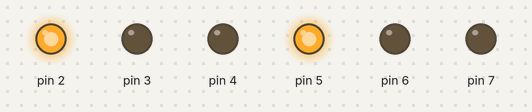
The sketch below on a simulated Arduino Uno, built with avr-gcc and run on an emulated ATmega328P. On the bench: output pins drawn as LEDs (lit = HIGH).

Above: at 8.5 s.
At 24.5 s:
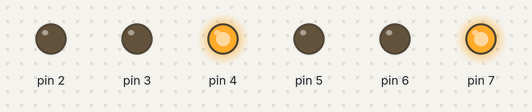
At 33.0 s:
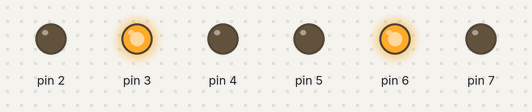
Timing chart, 0 to 44.2 s (numbered marks = the images above):
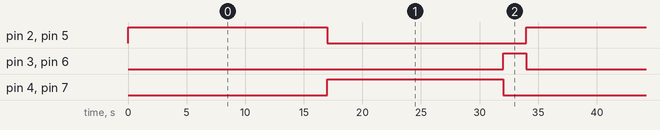

Measured:
- by itself, pin 2, pin 5: alternates HIGH for 17.0 s and LOW for 17.0 s
- by itself, pin 3, pin 6: alternates HIGH for 2.0 s and LOW for 32.0 s
- by itself, pin 4, pin 7: alternates HIGH for 15.0 s and LOW for 19.0 s

The sketch:

ex2_cruzamento_carros_peoes_struct.ino
```cpp
struct sem_carros {
  unsigned int tempo_vermelho;
  unsigned int tempo_amarelo;
  unsigned int tempo_verde;
  int led_vermelho;
  int led_amarelo;
  int led_verde;
  const int porta_vermelho;
  const int porta_amarelo;
  const int porta_verde;

  };

struct sem_peoes {
  int led_vermelho;
  int led_verde;
  const int porta_vermelho;
  const int porte_verde;
  unsigned int tempo_vermelho;
  unsigned int tempo_verde;
  };

  struct sem_carros sc1 = {
    .tempo_vermelho = 15000,
    .tempo_amarelo = 2000,
    .tempo_verde = 15000,
    .led_vermelho = LOW,
    .led_amarelo = LOW,
    .led_verde = LOW,
    .porta_vermelho = 2,
    .porta_amarelo = 3,
    .porta_verde = 4,
  };
    struct sem_carros sc2 = {
    .tempo_vermelho = 15000,
    .tempo_amarelo = 2000,
    .tempo_verde = 15000,
    .led_vermelho = LOW,
    .led_amarelo = LOW,
    .led_verde = LOW,
    .porta_vermelho = 5,
    .porta_amarelo = 6,
    .porta_verde = 7,
  };
unsigned long tempo_anterior = 0;

void setup() {
  pinMode(sc1.porta_vermelho, OUTPUT);
  pinMode(sc1.porta_amarelo, OUTPUT);
  pinMode(sc1.porta_verde, OUTPUT);
  pinMode(sc2.porta_vermelho, OUTPUT);
  pinMode(sc2.porta_amarelo, OUTPUT);
  pinMode(sc2.porta_verde, OUTPUT);

  sc1.led_vermelho = HIGH;
  sc1.led_amarelo = LOW;
  sc1.led_verde = LOW;
  sc2.led_vermelho = LOW;
  sc2.led_amarelo = LOW;
  sc2.led_verde = HIGH;
}
int estado = 0;

void loop() {
  switch (estado) {
    case 0:
    sc1.led_vermelho = HIGH;
    sc1.led_amarelo = LOW;
    sc1.led_verde = LOW;
    sc2.led_vermelho = LOW;
    sc2.led_amarelo = LOW;
    sc2.led_verde = HIGH;

  digitalWrite(sc1.porta_amarelo,sc1.led_amarelo);
  digitalWrite(sc1.porta_verde,sc1.led_verde);
  digitalWrite(sc1.porta_vermelho,sc1.led_vermelho);

  digitalWrite(sc2.porta_amarelo,sc1.led_amarelo);
  digitalWrite(sc2.porta_verde,sc1.led_verde);
  digitalWrite(sc2.porta_vermelho,sc1.led_vermelho);

  if (millis()- tempo_anterior > sc1.tempo_vermelho) {
    estado = 1;

  tempo_anterior = millis();
  }
  break;

    case 1:
    sc1.led_vermelho = HIGH;
    sc1.led_amarelo = LOW;
    sc1.led_verde = LOW;
    sc2.led_vermelho = LOW;
    sc2.led_amarelo = HIGH;
    sc2.led_verde = LOW;

  digitalWrite(sc1.porta_amarelo,sc1.led_amarelo);
  digitalWrite(sc1.porta_verde,sc1.led_verde);
  digitalWrite(sc1.porta_vermelho,sc1.led_vermelho);

  digitalWrite(sc2.porta_amarelo,sc1.led_amarelo);
  digitalWrite(sc2.porta_verde,sc1.led_verde);
  digitalWrite(sc2.porta_vermelho,sc1.led_vermelho);

  if (millis()- tempo_anterior > sc1.tempo_amarelo) {
    estado = 2;

  tempo_anterior = millis();
  }
  break;
  case 2:
    sc1.led_vermelho = LOW;
    sc1.led_amarelo = LOW;
    sc1.led_verde = HIGH;
    sc2.led_vermelho = HIGH;
    sc2.led_amarelo = LOW;
    sc2.led_verde = LOW;

  digitalWrite(sc1.porta_amarelo,sc1.led_amarelo);
  digitalWrite(sc1.porta_verde,sc1.led_verde);
  digitalWrite(sc1.porta_vermelho,sc1.led_vermelho);

  digitalWrite(sc2.porta_amarelo,sc1.led_amarelo);
  digitalWrite(sc2.porta_verde,sc1.led_verde);
  digitalWrite(sc2.porta_vermelho,sc1.led_vermelho);

  if (millis()- tempo_anterior > sc1.tempo_verde) {
    estado = 3;

  tempo_anterior = millis();
  }
break;
case 3:
    sc1.led_vermelho = LOW;
    sc1.led_amarelo = HIGH;
    sc1.led_verde = LOW;
    sc2.led_vermelho = HIGH;
    sc2.led_amarelo = LOW;
    sc2.led_verde = LOW;

  digitalWrite(sc1.porta_amarelo,sc1.led_amarelo);
  digitalWrite(sc1.porta_verde,sc1.led_verde);
  digitalWrite(sc1.porta_vermelho,sc1.led_vermelho);

  digitalWrite(sc2.porta_amarelo,sc1.led_amarelo);
  digitalWrite(sc2.porta_verde,sc1.led_verde);
  digitalWrite(sc2.porta_vermelho,sc1.led_vermelho);

  if (millis()- tempo_anterior > sc1.tempo_amarelo) {
    estado = 0;

  tempo_anterior = millis();
  }
break;

}
}
```
